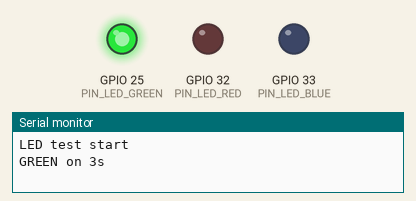
Recording of a sketch running on a simulated ESP32. On the bench: output pins drawn as LEDs (lit = HIGH), the last lines printed to the serial monitor.

Above: at 1.5 s.
At 5.2 s:
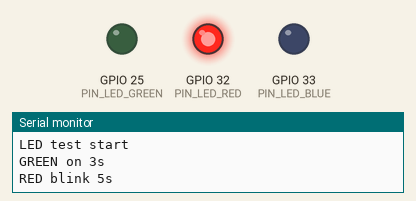
At 8.8 s:
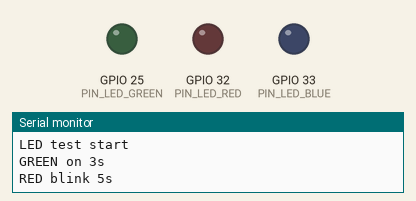
At 10.7 s:
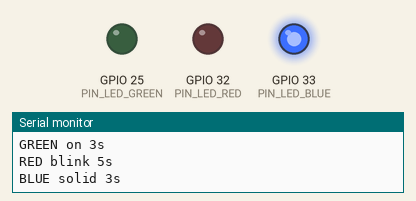
Timing chart, 0 to 16.5 s (numbered marks = the images above):
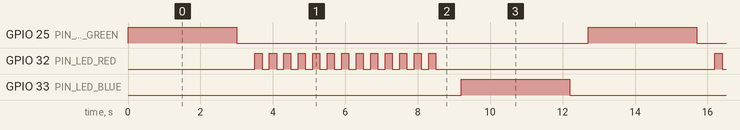

The sketch:

test_led.ino
```cpp
#include <Arduino.h>

#define PIN_LED_GREEN 25
#define PIN_LED_RED   32
#define PIN_LED_BLUE  33

void setup() {
  Serial.begin(115200);
  pinMode(PIN_LED_GREEN, OUTPUT);
  pinMode(PIN_LED_RED,   OUTPUT);
  pinMode(PIN_LED_BLUE,  OUTPUT);
  digitalWrite(PIN_LED_GREEN, LOW);
  digitalWrite(PIN_LED_RED,   LOW);
  digitalWrite(PIN_LED_BLUE,  LOW);
  Serial.println("LED test start");
}

void loop() {
  // GREEN — solid 3s (known card)
  Serial.println("GREEN on 3s");
  digitalWrite(PIN_LED_GREEN, HIGH);
  delay(3000);
  digitalWrite(PIN_LED_GREEN, LOW);
  delay(500);

  // RED — blink 5s (unknown card)
  Serial.println("RED blink 5s");
  unsigned long end = millis() + 5000;
  while (millis() < end) {
    digitalWrite(PIN_LED_RED, HIGH); delay(200);
    digitalWrite(PIN_LED_RED, LOW);  delay(200);
  }
  delay(500);

  // BLUE — solid 3s (WiFi connected)
  Serial.println("BLUE solid 3s");
  digitalWrite(PIN_LED_BLUE, HIGH);
  delay(3000);
  digitalWrite(PIN_LED_BLUE, LOW);
  delay(500);
}
```

Measured:
- by itself, GPIO 25 (PIN_LED_GREEN), GPIO 33 (PIN_LED_BLUE): alternates HIGH for 3.0 s and LOW for 9.7 s
- by itself, GPIO 32 (PIN_LED_RED): repeats every 12.7 s: HIGH 0.20 s, LOW 7.7 s, 12 × (HIGH 0.20 s, LOW 0.20 s)
- by itself, everything shown: repeats every 12.7 s, in 30 steps
